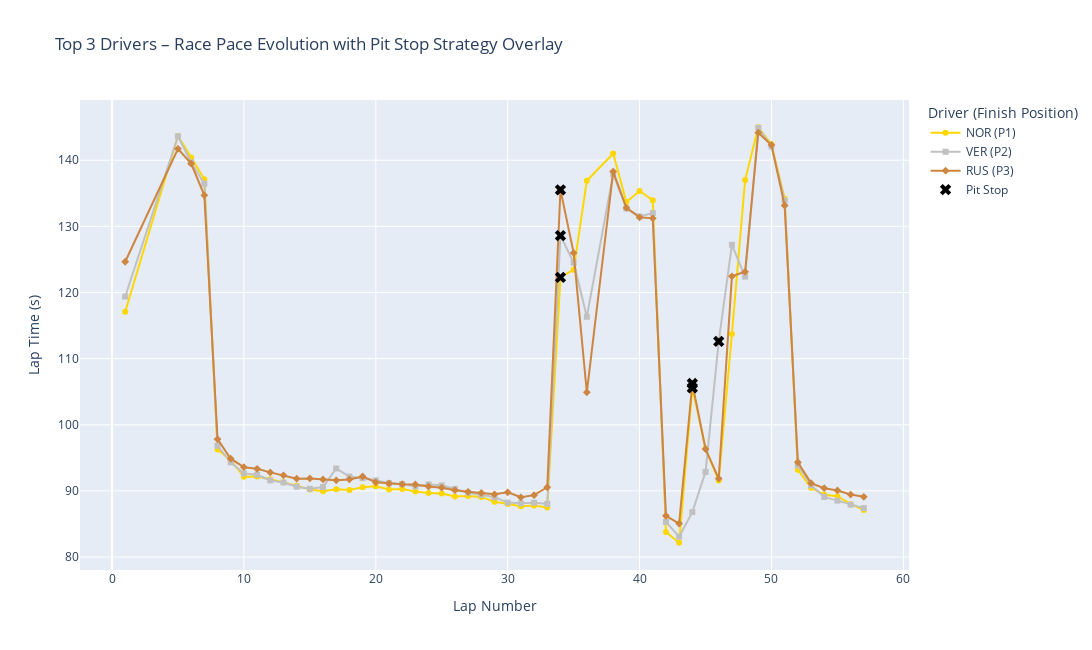

The code cell stored with this chart in its notebook:
### Code cell
#Race Pace Evolution with Pit Stop Strategy Overlay for Podium Finishers

# Prepare data
finish_positions = laps.groupby('Driver', observed=True)['Position'].last()
top3_finishers = finish_positions[finish_positions.between(1, 3)].sort_values()
top3_laps = laps[laps['Driver'].isin(top3_finishers.index)].copy()
top3_laps['FinishPosition'] = top3_laps['Driver'].map(finish_positions)
top3_laps['PitStopText'] = np.where(top3_laps['PitInTime'].notnull(), 'Yes', 'No')

# Calculate position changes
start_positions = laps.groupby('Driver', observed=True)['Position'].first()
top3_laps['StartPosition'] = top3_laps['Driver'].map(start_positions)

# Ensure numeric types for subtraction
top3_laps['StartPosition'] = pd.to_numeric(top3_laps['StartPosition'], errors='coerce')
top3_laps['Position'] = pd.to_numeric(top3_laps['Position'], errors='coerce')

# Now subtract safely
top3_laps['PositionChange'] = top3_laps['StartPosition'] - top3_laps['Position']
top3_laps['ChangeText'] = top3_laps['PositionChange'].apply(lambda x: f"+{x}" if x > 0 else (f"{x}" if x < 0 else "0"))

# Define color/marker for podium positions
podium_styles = {
    1: dict(color='gold', symbol='circle'),
    2: dict(color='silver', symbol='square'),
    3: dict(color='peru', symbol='diamond')
}

# Create figure
fig = go.Figure()

# Race pace lines with podium styles
for driver in top3_finishers.index:
    driver_laps = top3_laps[top3_laps['Driver'] == driver]
    pos = int(driver_laps['FinishPosition'].iloc[0])
    style = podium_styles.get(pos, dict(color='blue', symbol='circle'))

    fig.add_trace(go.Scatter(
        x=driver_laps['LapNumber'],
        y=driver_laps['LapSeconds'],
        mode='lines+markers',
        name=f"{driver} (P{pos})",
        marker=dict(color=style['color'], symbol=style['symbol']),
        line=dict(color=style['color']),
        hovertemplate=(
            "Driver: %{customdata[0]}<br>"
            "Team: %{customdata[1]}<br>"
            "Lap: %{x}<br>"
            "Lap Time: %{y:.2f}s<br>"
            "Tyre: %{customdata[2]}<br>"
            "Position: %{customdata[3]}<br>"
            "Change: %{customdata[4]}<br>"
            "Pit Stop: %{customdata[5]}"
        ),
        customdata=np.stack([
            driver_laps['Driver'],
            driver_laps['Team'],
            driver_laps['Compound'],
            driver_laps['Position'],
            driver_laps['ChangeText'],
            driver_laps['PitStopText']
        ], axis=-1)
    ))

# Pit stop markers
pit_stops = top3_laps[top3_laps['PitInTime'].notnull()]
fig.add_trace(go.Scatter(
    x=pit_stops['LapNumber'],
    y=pit_stops['LapSeconds'],
    mode='markers',
    name='Pit Stop',
    marker=dict(symbol='x', size=10, color='black'),
    hovertemplate=(
        "Pit Stop<br>"
        "Driver: %{customdata[0]}<br>"
        "Lap: %{x}<br>"
        "Lap Time: %{y:.2f}s"
    ),
    customdata=pit_stops[['Driver']]
))

# Layout adjustments
fig.update_layout(
    title='Top 3 Drivers – Race Pace Evolution with Pit Stop Strategy Overlay',
    xaxis_title='Lap Number',
    yaxis_title='Lap Time (s)',
    legend_title='Driver (Finish Position)',
    width=1200,
    height=650,
    hovermode='closest'
)

fig.show()

### Figure 1 — Plotly figure (JSON) as saved in the notebook; plotly's stock layout.template omitted (floating-point values rounded to 4 significant figures; data arrays with more than 128 entries replaced by an {"elided": "..."} marker saying what was removed)
{"data": [{"customdata": {"elided": "53x6 mixed values"}, "hovertemplate": "Driver: %{customdata[0]}<br>Team: %{customdata[1]}<br>Lap: %{x}<br>Lap Time: %{y:.2f}s<br>Tyre: %{customdata[2]}<br>Position: %{customdata[3]}<br>Change: %{customdata[4]}<br>Pit Stop: %{customdata[5]}", "line": {"color": "gold"}, "marker": {"color": "gold", "symbol": "circle"}, "mode": "lines+markers", "name": "NOR (P1)", "type": "scatter", "x": [1.0, 5.0, 6.0, 7.0, 8.0, 9.0, 10.0, 11.0, 12.0, 13.0, 14.0, 15.0, 16.0, 17.0, 18.0, 19.0, 20.0, 21.0, 22.0, 23.0, 24.0, 25.0, 26.0, 27.0, 28.0, 29.0, 30.0, 31.0, 32.0, 33.0, 34.0, 35.0, 36.0, 38.0, 39.0, 40.0, 41.0, 42.0, 43.0, 44.0, 45.0, 46.0, 47.0, 48.0, 49.0, 50.0, 51.0, 52.0, 53.0, 54.0, 55.0, 56.0, 57.0], "y": [117.1, 143.6, 140.4, 137.1, 96.28, 94.64, 92.13, 92.19, 91.78, 91.32, 90.8, 90.23, 89.95, 90.26, 90.15, 90.55, 90.71, 90.23, 90.3, 89.92, 89.69, 89.6, 89.16, 89.25, 89.1, 88.36, 88.03, 87.69, 87.8, 87.5, 122.3, 123.4, 136.9, 141.0, 133.7, 135.3, 133.9, 83.8, 82.17, 105.6, 96.41, 91.57, 113.7, 137.0, 145.0, 142.4, 134.2, 93.2, 90.48, 89.43, 89.19, 88.0, 87.13]}, {"customdata": {"elided": "53x6 mixed values"}, "hovertemplate": "Driver: %{customdata[0]}<br>Team: %{customdata[1]}<br>Lap: %{x}<br>Lap Time: %{y:.2f}s<br>Tyre: %{customdata[2]}<br>Position: %{customdata[3]}<br>Change: %{customdata[4]}<br>Pit Stop: %{customdata[5]}", "line": {"color": "silver"}, "marker": {"color": "silver", "symbol": "square"}, "mode": "lines+markers", "name": "VER (P2)", "type": "scatter", "x": [1.0, 5.0, 6.0, 7.0, 8.0, 9.0, 10.0, 11.0, 12.0, 13.0, 14.0, 15.0, 16.0, 17.0, 18.0, 19.0, 20.0, 21.0, 22.0, 23.0, 24.0, 25.0, 26.0, 27.0, 28.0, 29.0, 30.0, 31.0, 32.0, 33.0, 34.0, 35.0, 36.0, 38.0, 39.0, 40.0, 41.0, 42.0, 43.0, 44.0, 45.0, 46.0, 47.0, 48.0, 49.0, 50.0, 51.0, 52.0, 53.0, 54.0, 55.0, 56.0, 57.0], "y": [119.4, 143.6, 139.7, 136.4, 96.83, 94.31, 92.65, 92.45, 91.59, 91.27, 90.64, 90.33, 90.59, 93.39, 92.17, 91.94, 91.6, 91.18, 91.04, 90.69, 90.98, 90.84, 90.29, 89.73, 89.41, 89.04, 88.24, 88.13, 88.21, 88.05, 128.6, 124.5, 116.3, 137.9, 132.7, 131.5, 132.0, 85.32, 83.08, 86.79, 92.87, 112.6, 127.2, 122.4, 144.9, 142.1, 133.9, 93.86, 90.86, 89.1, 88.54, 87.92, 87.4]}, {"customdata": {"elided": "53x6 mixed values"}, "hovertemplate": "Driver: %{customdata[0]}<br>Team: %{customdata[1]}<br>Lap: %{x}<br>Lap Time: %{y:.2f}s<br>Tyre: %{customdata[2]}<br>Position: %{customdata[3]}<br>Change: %{customdata[4]}<br>Pit Stop: %{customdata[5]}", "line": {"color": "peru"}, "marker": {"color": "peru", "symbol": "diamond"}, "mode": "lines+markers", "name": "RUS (P3)", "type": "scatter", "x": [1.0, 5.0, 6.0, 7.0, 8.0, 9.0, 10.0, 11.0, 12.0, 13.0, 14.0, 15.0, 16.0, 17.0, 18.0, 19.0, 20.0, 21.0, 22.0, 23.0, 24.0, 25.0, 26.0, 27.0, 28.0, 29.0, 30.0, 31.0, 32.0, 33.0, 34.0, 35.0, 36.0, 38.0, 39.0, 40.0, 41.0, 42.0, 43.0, 44.0, 45.0, 46.0, 47.0, 48.0, 49.0, 50.0, 51.0, 52.0, 53.0, 54.0, 55.0, 56.0, 57.0], "y": [124.6, 141.7, 139.5, 134.7, 97.82, 94.87, 93.59, 93.35, 92.8, 92.36, 91.86, 91.89, 91.74, 91.6, 91.74, 92.19, 91.31, 91.13, 91.03, 90.97, 90.67, 90.49, 90.11, 89.86, 89.7, 89.49, 89.79, 89.04, 89.36, 90.55, 135.5, 126.0, 104.9, 138.3, 132.8, 131.4, 131.2, 86.24, 85.06, 106.2, 96.33, 91.87, 122.4, 123.1, 144.2, 142.3, 133.1, 94.33, 91.18, 90.41, 90.08, 89.45, 89.12]}, {"customdata": [["VER"], ["VER"], ["NOR"], ["NOR"], ["RUS"], ["RUS"]], "hovertemplate": "Pit Stop<br>Driver: %{customdata[0]}<br>Lap: %{x}<br>Lap Time: %{y:.2f}s", "marker": {"color": "black", "size": 10, "symbol": "x"}, "mode": "markers", "name": "Pit Stop", "type": "scatter", "x": [34.0, 46.0, 34.0, 44.0, 34.0, 44.0], "y": [128.6, 112.6, 122.3, 105.6, 135.5, 106.2]}], "layout": {"height": 650, "hovermode": "closest", "legend": {"title": {"text": "Driver (Finish Position)"}}, "title": {"text": "Top 3 Drivers – Race Pace Evolution with Pit Stop Strategy Overlay"}, "width": 1200, "xaxis": {"title": {"text": "Lap Number"}}, "yaxis": {"title": {"text": "Lap Time (s)"}}}}
